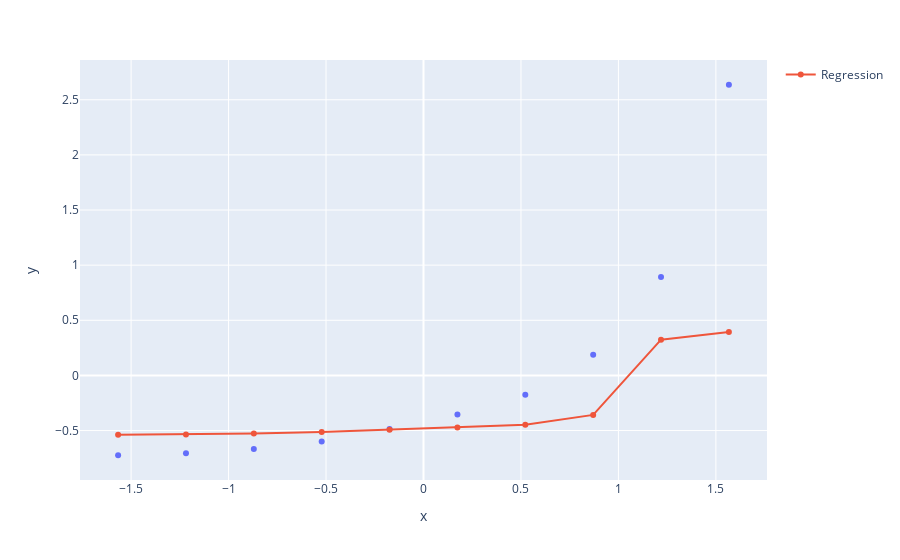

Notebook code for this chart:
### Code cell
grath = px.scatter(x = x_health_scaled.ravel(), y = y_health_scaled.ravel())
grath.add_scatter(x = x_health_scaled.ravel(), y = regressor_svr_houses_rbf.predict(y_health_scaled.reshape(-1,1)), name = 'Regression')
grath.show()

### Figure 1 — Plotly figure (JSON) as saved in the notebook; plotly's stock layout.template omitted (floating-point values rounded to 4 significant figures)
{"data": [{"hovertemplate": "x=%{x}<br>y=%{y}<extra></extra>", "legendgroup": "", "marker": {"color": "#636efa", "symbol": "circle"}, "mode": "markers", "name": "", "orientation": "v", "showlegend": false, "type": "scatter", "x": [-1.567, -1.219, -0.8704, -0.5222, -0.1741, 0.1741, 0.5222, 0.8704, 1.219, 1.567], "xaxis": "x", "y": [-0.724, -0.7066, -0.6682, -0.5984, -0.4867, -0.3542, -0.1762, 0.1867, 0.8915, 2.636], "yaxis": "y"}, {"name": "Regression", "type": "scatter", "x": [-1.567, -1.219, -0.8704, -0.5222, -0.1741, 0.1741, 0.5222, 0.8704, 1.219, 1.567], "y": [-0.5384, -0.5347, -0.5267, -0.5127, -0.4926, -0.4719, -0.4467, -0.3583, 0.3242, 0.3938]}], "layout": {"legend": {"tracegroupgap": 0}, "margin": {"t": 60}, "xaxis": {"anchor": "y", "domain": [0, 1], "title": {"text": "x"}}, "yaxis": {"anchor": "x", "domain": [0, 1], "title": {"text": "y"}}}}
